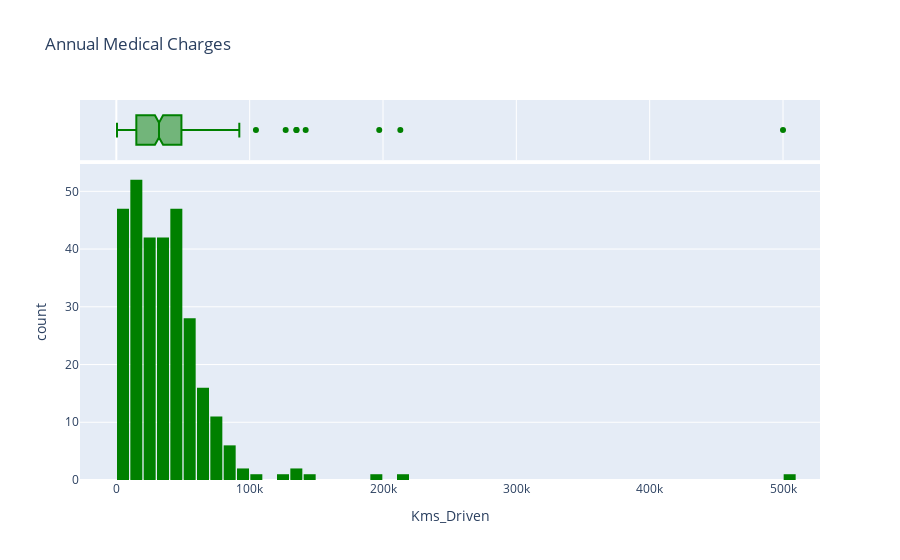

The notebook cell saved with this chart:
### Markdown cell above
### Kilometers Driven

### Code cell
fig = px.histogram(car_data, 
                   x='Kms_Driven',
                   marginal='box', 
                   color_discrete_sequence=['green', 'grey'], 
                   title='Annual Medical Charges')
fig.update_layout(bargap=0.1)
fig.show()

### Figure 1 — Plotly figure (JSON) as saved in the notebook; plotly's stock layout.template omitted (floating-point values rounded to 4 significant figures; data arrays with more than 128 entries replaced by an {"elided": "..."} marker saying what was removed)
{"data": [{"alignmentgroup": "True", "bingroup": "x", "hovertemplate": "Kms_Driven=%{x}<br>count=%{y}<extra></extra>", "legendgroup": "", "marker": {"color": "green", "pattern": {"shape": ""}}, "name": "", "offsetgroup": "", "orientation": "v", "showlegend": false, "type": "histogram", "x": {"elided": "301 int values"}, "xaxis": "x", "yaxis": "y"}, {"alignmentgroup": "True", "hovertemplate": "Kms_Driven=%{x}<extra></extra>", "legendgroup": "", "marker": {"color": "green"}, "name": "", "notched": true, "offsetgroup": "", "showlegend": false, "type": "box", "x": {"elided": "301 int values"}, "xaxis": "x2", "yaxis": "y2"}], "layout": {"bargap": 0.1, "barmode": "relative", "legend": {"tracegroupgap": 0}, "title": {"text": "Annual Medical Charges"}, "xaxis": {"anchor": "y", "domain": [0, 1], "title": {"text": "Kms_Driven"}}, "xaxis2": {"anchor": "y2", "domain": [0, 1], "matches": "x", "showgrid": true, "showticklabels": false}, "yaxis": {"anchor": "x", "domain": [0, 0.8316], "title": {"text": "count"}}, "yaxis2": {"anchor": "x2", "domain": [0.8416, 1], "matches": "y2", "showgrid": false, "showline": false, "showticklabels": false, "ticks": ""}}}
